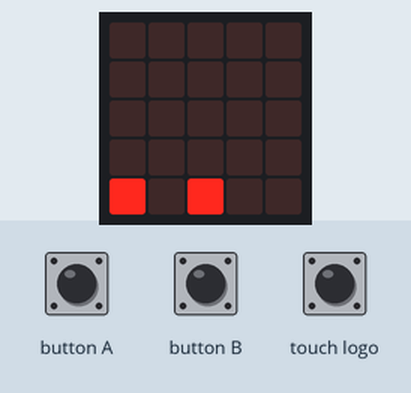
Simulated run of this program. Board: BBC micro:bit (MakeCode). Shown: the board's 5×5 LED display. Inputs (shaded band) come from the test bench.

Above: at 0.7 s.
1.3 s: touch logo pressed for 0.15 s
At 1.82 s:
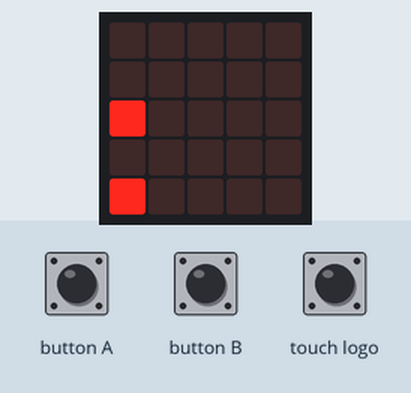
2.0 s: button B pressed for 0.15 s
At 2.66 s:
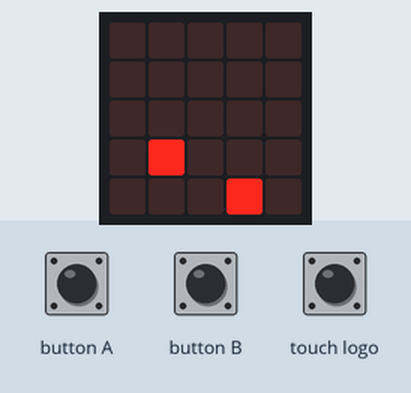
2.7 s: button A pressed for 0.15 s
At 2.91 s:
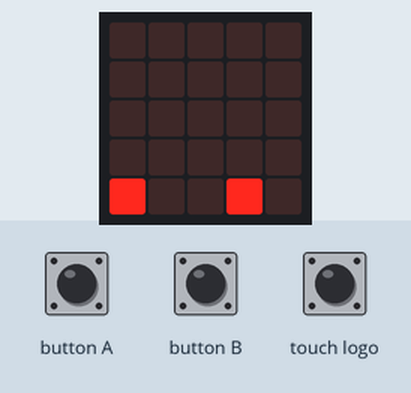
3.4 s: button B pressed for 0.15 s
At 4.0 s:
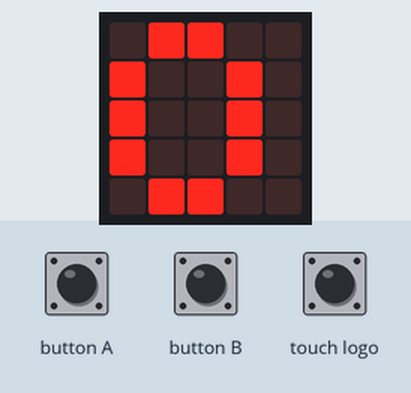
4.1 s: touch logo pressed for 0.15 s
At 4.66 s:
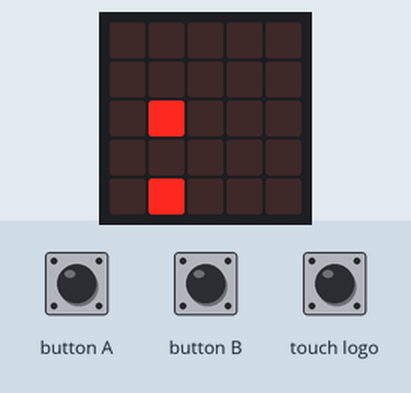
4.8 s: button A pressed for 0.15 s
At 7.8 s:
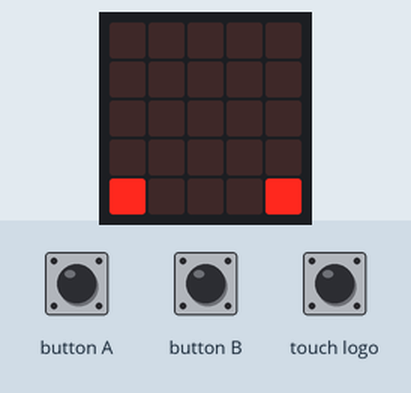
Timing chart, 0 to 9.3 s (numbered marks = the images above; inputs shaded):
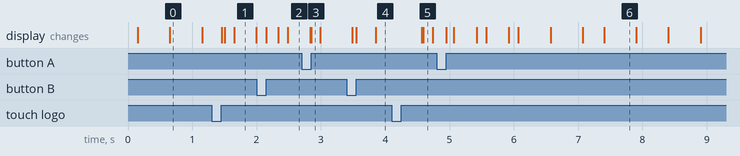

Measured:
- after the input at 1.3 s, the display: first changes after 0.16 s (image 1 shows a later state)
- after the input at 2.0 s, the display: first changes after 0.15 s (image 2 shows a later state)
- after the input at 2.7 s, the display: first differs from a run without the input after 0.15 s (image 3)
- after the input at 3.4 s, the display: first differs from a run without the input after 0.15 s (image 4 shows a later state)
- after the input at 4.1 s, the display: first differs from a run without the input after 0.49 s (image 5)
- after the input at 4.8 s, the display: first changes after 0.15 s (image 6 shows a later state)
- what the display in image 0 shows lasts 0.5 s, from 0.7 s to 1.2 s

The program:

main.ts
```typescript
let my_sprite = game.createSprite(0, 4)
let enemy = game.createSprite(4, 4)
input.onButtonPressed(Button.A, function on_button_pressed_a() {
    my_sprite.set(LedSpriteProperty.Direction, 90)
    my_sprite.move(-1)
})
input.onButtonPressed(Button.B, function on_button_pressed_b() {
    my_sprite.set(LedSpriteProperty.Direction, 90)
    my_sprite.move(1)
})
input.onLogoEvent(TouchButtonEvent.Pressed, function on_logo_event_pressed() {
    if (my_sprite.get(LedSpriteProperty.Y) == 4) {
        my_sprite.set(LedSpriteProperty.Direction, 0)
        my_sprite.move(3)
    }

})
//  game.is_game_over()
basic.forever(function on_forever() {
    my_sprite.set(LedSpriteProperty.Direction, 0)
    my_sprite.move(-1)
    basic.pause(150)
    enemy.move(-1)
    basic.pause(330)
    if (enemy.get(LedSpriteProperty.X) == 0) {
        enemy.set(LedSpriteProperty.X, 4)
        basic.pause(330)
    }

    if (my_sprite.get(LedSpriteProperty.X) == enemy.get(LedSpriteProperty.X) && my_sprite.get(LedSpriteProperty.Y) == enemy.get(LedSpriteProperty.Y)) {
        basic.showNumber(0)
    }

})
```

test.ts
```typescript
// 테스트는 여기로 이동합니다; 이 패키지가 확장으로 사용될 때 컴파일되지 않을 것 입니다.
```
